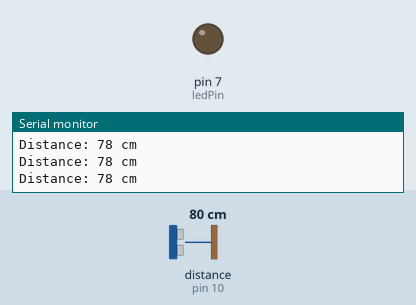
Bench run of a sketch on a simulated Arduino Uno, built with avr-gcc and run on an emulated ATmega328P. Shown: output pins drawn as LEDs (lit = HIGH), the last lines printed to the serial monitor. Wiring (inferred from the names in the program): ultrasonic range finder: trigger pin 9; echo pin 10. The inputs (shaded band) are chosen by the test bench; at power-on: distance to the obstacle (sensor on pin 10) 80 cm. The echo pulse lasts 58.3 µs per cm; pins used as bus, display or sensor lines are not drawn.

Above: at 1.2 s.
1.3 s: distance to the obstacle (sensor on pin 10) set to 22 cm
2.8 s: distance to the obstacle (sensor on pin 10) set to 18 cm
At 3.6 s:
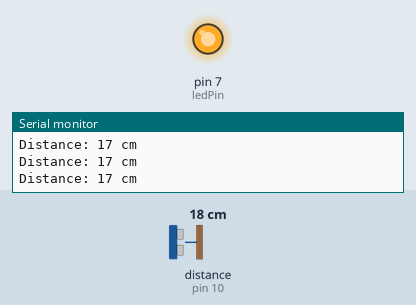
4.3 s: distance to the obstacle (sensor on pin 10) set to 35 cm
At 5.4 s:
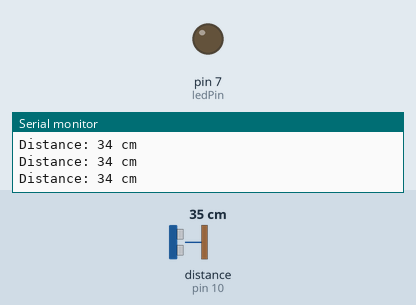
5.9 s: distance to the obstacle (sensor on pin 10) set to 2 cm
At 7.3 s:
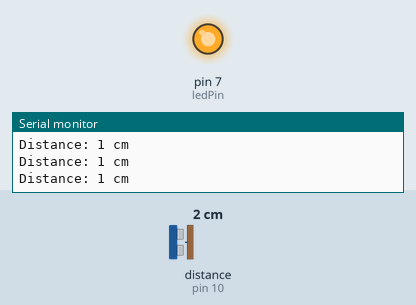
Timing chart, 0 to 8.5 s (numbered marks = the images above; inputs shaded):
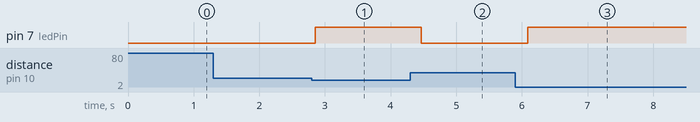

The sketch:

blinking-led-ultrsonic-sensor.ino
```cpp
#define trigPin 9
#define echoPin 10
#define ledPin 7

void setup() {
  pinMode(trigPin, OUTPUT);
  pinMode(echoPin, INPUT);
  pinMode(ledPin, OUTPUT);
  Serial.begin(9600);
}

void loop() {
  long duration, distance;

  // Trigger pulse
  digitalWrite(trigPin, LOW);
  delayMicroseconds(2);
  digitalWrite(trigPin, HIGH);
  delayMicroseconds(10);
  digitalWrite(trigPin, LOW);

  // Echo time
  duration = pulseIn(echoPin, HIGH);
  distance = (duration * 0.034) / 2; // cm lo distance

  Serial.print("Distance: ");
  Serial.print(distance);
  Serial.println(" cm");

  // Condition: distance < 20 cm ante LED ON
  if (distance < 20) {
    digitalWrite(ledPin, HIGH);
  } else {
    digitalWrite(ledPin, LOW);
  }

  delay(200);
}
```

Measured:
- the behaviour switches between 21 and 20 cm on distance to the obstacle (sensor on pin 10) (found by bisection; images 0 and 1)
- after the input at 2.8 s, pin 7 (ledPin): LOW → HIGH after 0.05 s
- after the input at 4.3 s, pin 7 (ledPin): HIGH → LOW after 0.17 s
- after the input at 5.9 s, pin 7 (ledPin): LOW → HIGH after 0.19 s
